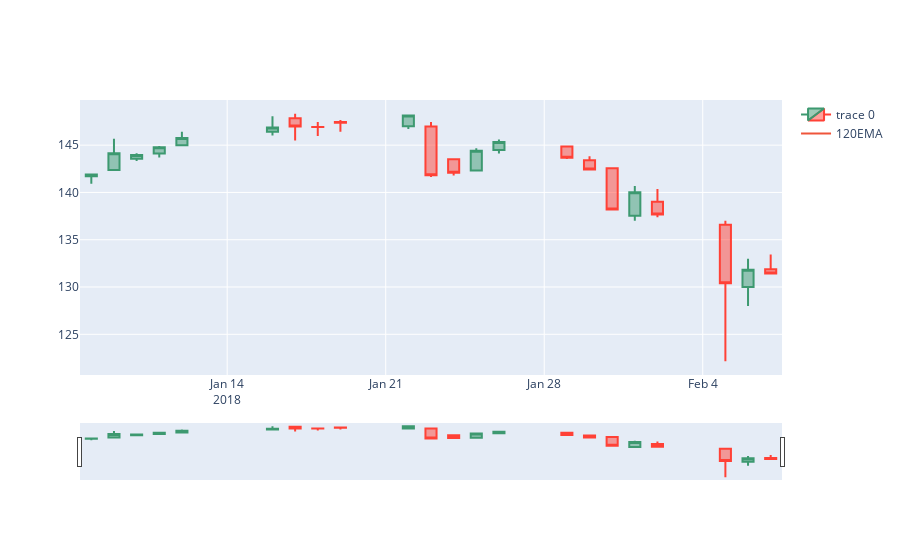

The cell this chart's notebook holds for it:
### Code cell
df=pd.read_csv("resources/pharm.csv")
data= pd.DataFrame(df.loc[df["Name"] == "Johnson & Johnson"])
data=data.loc[data["date"] > "2018-01-06"]

data['120EMA']=ta.EMA(data['close'],120)
chart_data = go.Candlestick(x=data['date'],open=data['open'],high=data['high'],low=data['low'],close=data['close'])
fig = go.Figure(data=[chart_data])
ema_trace = go.Scatter(x=data['date'], y=data['120EMA'],mode='lines',name='120EMA')
fig.add_trace(ema_trace)
fig.show()

### Figure 1 — Plotly figure (JSON) as saved in the notebook; plotly's stock layout.template omitted (floating-point values rounded to 4 significant figures)
{"data": [{"close": [141.9, 144.1, 144.0, 144.8, 145.8, 146.9, 147.0, 146.9, 147.4, 148.1, 141.8, 142.1, 144.4, 145.3, 143.7, 142.4, 138.2, 140.0, 137.7, 130.4, 131.8, 131.4], "high": [142, 145.7, 144.2, 144.9, 146.4, 148.1, 148.3, 147.4, 147.7, 148.1, 147.4, 143.6, 144.7, 145.6, 144.9, 143.8, 142.6, 140.7, 140.4, 137, 133.0, 133.4], "low": [140.9, 142.3, 143.3, 143.7, 144.9, 146.0, 145.5, 146.0, 146.4, 146.7, 141.6, 141.8, 142.2, 144.1, 143.5, 142.4, 138.1, 137, 137.4, 122.2, 128, 131.3], "open": [141.7, 142.4, 143.6, 144.1, 145.0, 146.4, 147.8, 146.9, 147.5, 147.0, 147.0, 143.5, 142.3, 144.5, 144.8, 143.4, 142.6, 137.5, 139.0, 136.6, 130.0, 131.9], "type": "candlestick", "x": ["2018-01-08", "2018-01-09", "2018-01-10", "2018-01-11", "2018-01-12", "2018-01-16", "2018-01-17", "2018-01-18", "2018-01-19", "2018-01-22", "2018-01-23", "2018-01-24", "2018-01-25", "2018-01-26", "2018-01-29", "2018-01-30", "2018-01-31", "2018-02-01", "2018-02-02", "2018-02-05", "2018-02-06", "2018-02-07"]}, {"mode": "lines", "name": "120EMA", "type": "scatter", "x": ["2018-01-08", "2018-01-09", "2018-01-10", "2018-01-11", "2018-01-12", "2018-01-16", "2018-01-17", "2018-01-18", "2018-01-19", "2018-01-22", "2018-01-23", "2018-01-24", "2018-01-25", "2018-01-26", "2018-01-29", "2018-01-30", "2018-01-31", "2018-02-01", "2018-02-02", "2018-02-05", "2018-02-06", "2018-02-07"], "y": [null, null, null, null, null, null, null, null, null, null, null, null, null, null, null, null, null, null, null, null, null, null]}], "layout": {}}
